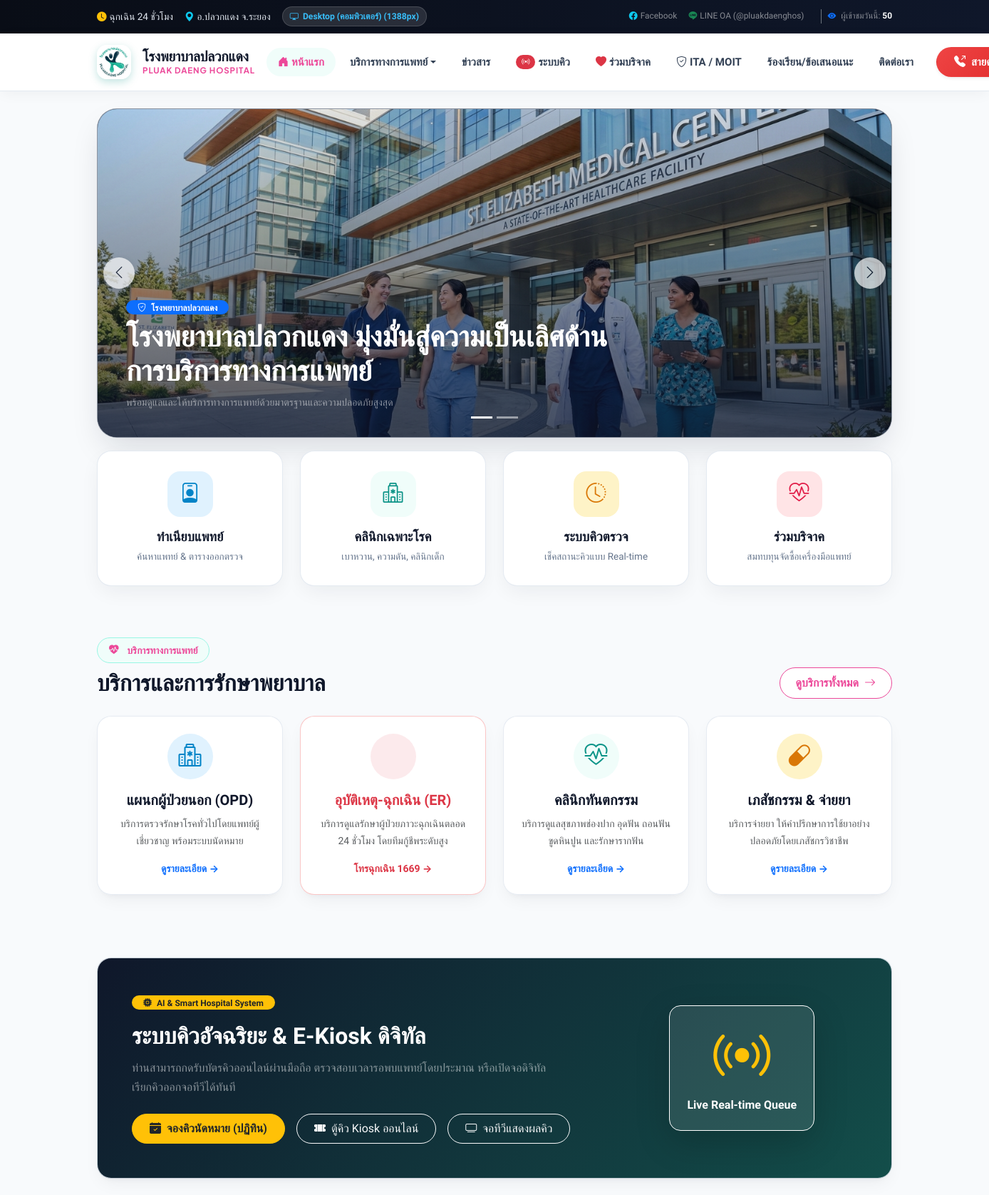
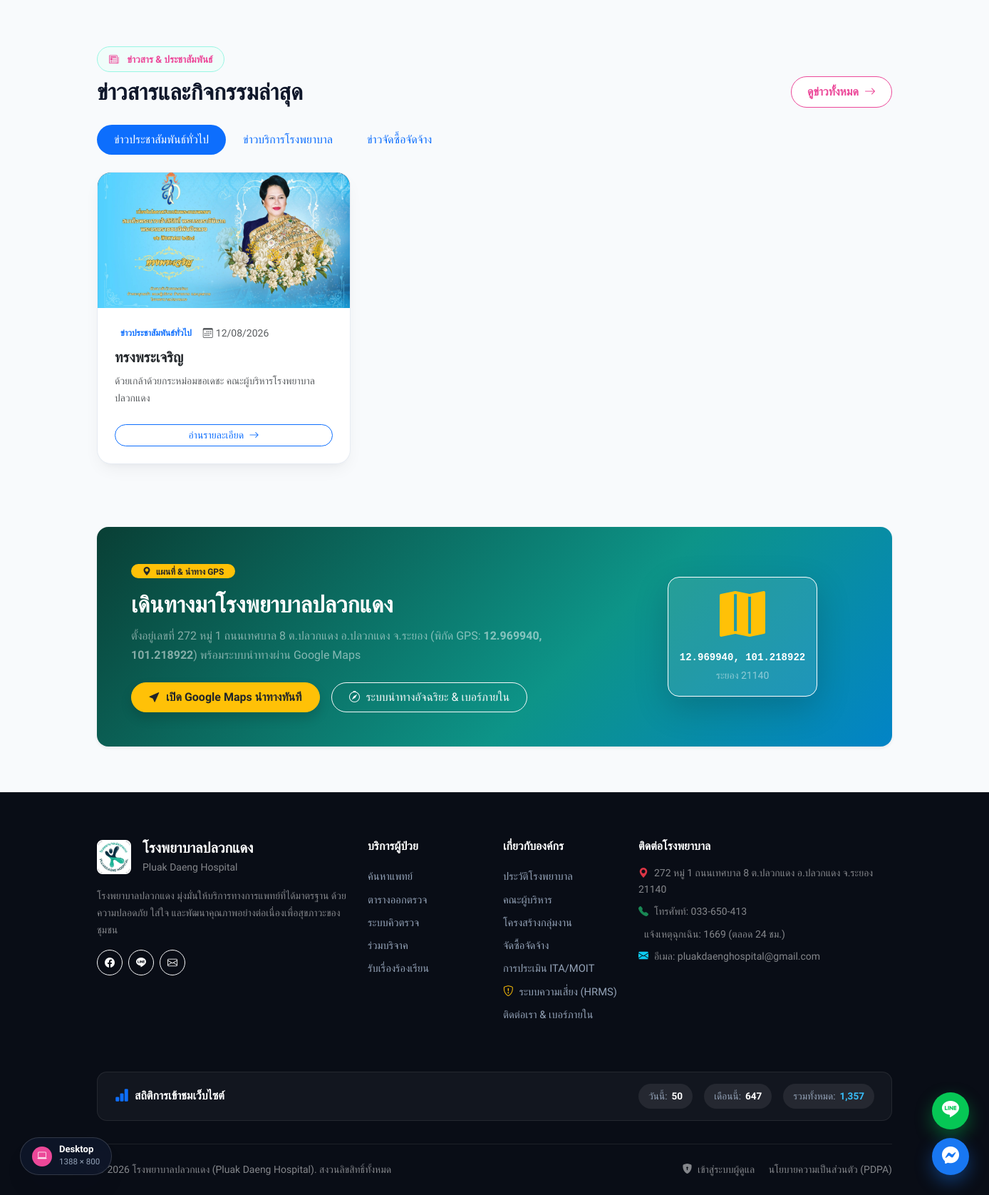
The page /public/index.php on the database its author committed (2 pictures, top to bottom).
### tables this page shows
CREATE TABLE `banners` (
  `id` int(11) NOT NULL AUTO_INCREMENT,
  `title` varchar(255) NOT NULL,
  `image_file` varchar(255) NOT NULL,
  `link` varchar(255) DEFAULT NULL,
  `sort_order` int(11) DEFAULT 0,
  `status` enum('active','inactive') DEFAULT 'active',
  `created_by` int(11) DEFAULT NULL,
  `created_at` timestamp NOT NULL DEFAULT current_timestamp(),
  `updated_at` timestamp NOT NULL DEFAULT current_timestamp() ON UPDATE current_timestamp(),
  PRIMARY KEY (`id`),
  KEY `created_by` (`created_by`),
  CONSTRAINT `banners_ibfk_1` FOREIGN KEY (`created_by`) REFERENCES `users` (`id`) ON DELETE SET NULL
);

CREATE TABLE `news` (
  `id` int(11) NOT NULL AUTO_INCREMENT,
  `title` varchar(255) NOT NULL,
  `slug` varchar(255) NOT NULL,
  `summary` text DEFAULT NULL,
  `content` longtext DEFAULT NULL,
  `cover_image` varchar(255) DEFAULT NULL,
  `pdf_file` varchar(255) DEFAULT NULL,
  `category` varchar(100) DEFAULT 'general',
  `status` enum('published','draft','archived') DEFAULT 'draft',
  `published_at` datetime DEFAULT NULL,
  `created_by` int(11) DEFAULT NULL,
  `created_at` timestamp NOT NULL DEFAULT current_timestamp(),
  `updated_at` timestamp NOT NULL DEFAULT current_timestamp() ON UPDATE current_timestamp(),
  `deleted_at` timestamp NULL DEFAULT NULL,
  PRIMARY KEY (`id`),
  UNIQUE KEY `slug` (`slug`),
  KEY `created_by` (`created_by`),
  CONSTRAINT `news_ibfk_1` FOREIGN KEY (`created_by`) REFERENCES `users` (`id`) ON DELETE SET NULL
);

### app/Views/home/index.php (the view, shortened to what the rows shown need)
<section class="hero-wrapper">
    <div class="container">
        <?php if(!empty($banners)): ?>
            <div class="hero-carousel-container mb-4">
                <div id="heroCarousel" class="carousel slide <?= ($slider_transition === 'fade') ? 'carousel-fade' : '' ?>" data-bs-ride="carousel" data-bs-interval="<?= htmlspecialchars($slider_interval ?? '5000') ?>">
                    <div class="carousel-indicators mb-3">
                        <?php foreach($banners as $index => $banner): ?>
                            <button type="button" data-bs-target="#heroCarousel" data-bs-slide-to="<?= $index ?>" class="<?= $index === 0 ? 'active' : '' ?>" aria-current="<?= $index === 0 ? 'true' : 'false' ?>" aria-label="Slide <?= $index + 1 ?>"></button>
                        <?php endforeach; ?>
                    </div>
                    <div class="carousel-inner">
                        <?php foreach($banners as $index => $banner): ?>
                            <div class="carousel-item <?= $index === 0 ? 'active' : '' ?>">
                                <?php if(!empty($banner->link)): ?>
                                    <a href="<?= htmlspecialchars($banner->link) ?>" class="d-block text-decoration-none">
                                <?php endif; ?>
                                <div class="banner-carousel-img" style="background-image: url('<?= URLROOT ?>/assets/images/banners/<?= $banner->image_file ?>');">
                                    <div class="banner-carousel-overlay">
                                        <div style="max-width: 700px;">
                                            <span class="badge bg-primary px-3 py-1 rounded-pill mb-2 fw-bold"><i class="bi bi-shield-check me-1"></i> โรงพยาบาลปลวกแดง</span>
                                            <h2 class="text-white fw-bold display-6 mb-2"><?= htmlspecialchars($banner->title) ?></h2>
                                            <p class="text-white-50 small mb-0 d-none d-md-block">พร้อมดูแลและให้บริการทางการแพทย์ด้วยมาตรฐานและความปลอดภัยสูงสุด</p>
                                        </div>
                                    </div>
                                </div>
                                <?php if(!empty($banner->link)): ?>
                                    </a>
                                <?php endif; ?>
                            </div>
                        <?php endforeach; ?>
                    </div>
                </div>
            </div>
        <?php endif; ?>
    </div>
</section>
<section class="py-4 mb-5">
    <div class="container">
        <div class="d-flex flex-column flex-md-row justify-content-between align-items-md-end mb-4">
            <div>
                <h2 class="section-title mb-0">บริการและการรักษาพยาบาล</h2>
            </div>
        </div>
    </div>
</section>
<section class="py-3 mb-5">
    <div class="container">
        <div class="glass-card p-4 p-md-5 position-relative overflow-hidden" style="background: linear-gradient(135deg, #0f172a, #134e4a); color: #ffffff;">
            <div class="row align-items-center g-4">
                <div class="col-lg-8">
                    <h2 class="fw-bold text-white mb-2">ระบบคิวอัจฉริยะ & E-Kiosk ดิจิทัล</h2>
                </div>
            </div>
        </div>
    </div>
</section>
<section class="py-4 mb-5">
    <div class="container">
        <div class="d-flex flex-column flex-md-row justify-content-between align-items-md-end mb-4">
            <div>
                <h2 class="section-title mb-0">ข่าวสารและกิจกรรมล่าสุด</h2>
            </div>
        </div>
        <?php if(!empty($newsByCategory)): ?>
            <div class="tab-content" id="newsTabContent">
                <?php $i = 0; foreach($newsByCategory as $slug => $cat): ?>
                    <div class="tab-pane fade <?= $i === 0 ? 'show active' : '' ?>" id="tab-<?= $slug ?>" role="tabpanel">
                        <div class="row g-4">
                            <?php if(empty($cat['items'])): ?>
                                <div class="col-12 text-center py-5 text-muted">
                                    <i class="bi bi-inbox fs-1 d-block mb-2 text-muted"></i>
                                    ยังไม่มีข่าวสารในหมวดหมู่นี้
                                </div>
                            <?php else: ?>
                                <?php foreach($cat['items'] as $newsItem): ?>
                                    <div class="col-md-6 col-lg-4">
                                        <div class="glass-card h-100 overflow-hidden d-flex flex-column justify-content-between">
                                            <div>
                                                <div style="height: 190px; background: #0f172a; overflow: hidden;">
                                                    <img src="<?= URLROOT ?>/assets/images/news/<?= !empty($newsItem->cover_image) ? $newsItem->cover_image : 'default-news.jpg' ?>" alt="<?= htmlspecialchars($newsItem->title) ?>" class="w-100 h-100" style="object-fit: cover; transition: transform 0.3s;" onmouseover="this.style.transform='scale(1.05)'" onmouseout="this.style.transform='scale(1)'" onerror="this.src='https://placehold.co/400x200?text=PDH+News'">
                                                </div>
                                                <div class="p-4">
                                                    <div class="d-flex align-items-center gap-2 mb-2">
                                                        <span class="badge bg-primary-light text-primary small px-2 py-1"><?= htmlspecialchars($cat['name']) ?></span>
                                                        <small class="text-muted"><i class="bi bi-calendar3 me-1"></i><?= date('d/m/Y', strtotime($newsItem->published_at ?? $newsItem->created_at)) ?></small>
                                                    </div>
                                                    <h5 class="fw-bold mb-2 text-dark" style="line-height: 1.4; display: -webkit-box; -webkit-line-clamp: 2; -webkit-box-orient: vertical; overflow: hidden;">
                                                        <?= htmlspecialchars($newsItem->title) ?>
                                                    </h5>
                                                    <p class="text-muted small mb-0" style="display: -webkit-box; -webkit-line-clamp: 2; -webkit-box-orient: vertical; overflow: hidden;">
                                                        <?= strip_tags($newsItem->summary ?: $newsItem->content) ?>
                                                    </p>
                                                </div>
                                            </div>
                                            <div class="p-4 pt-0">
                                                <a href="<?= URLROOT ?>/news/show/<?= $newsItem->slug ?: $newsItem->id ?>" class="btn btn-sm btn-outline-primary rounded-pill w-100">
                                                    อ่านรายละเอียด <i class="bi bi-arrow-right ms-1"></i>
                                                </a>
                                            </div>
                                        </div>
                                    </div>
                                <?php endforeach; ?>
                            <?php endif; ?>
                        </div>
                    </div>
                <?php $i++; endforeach; ?>
            </div>
        <?php endif; ?>
    </div>
</section>
<section class="py-3 mb-5">
    <div class="container">
        <div class="card border-0 shadow-sm rounded-4 overflow-hidden" style="background: linear-gradient(135deg, #093f35 0%, #0d9488 60%, #0284c7 100%);">
            <div class="card-body p-4 p-md-5 text-white">
                <div class="row align-items-center g-4">
                    <div class="col-lg-8">
                        <h2 class="fw-bold text-white mb-2">เดินทางมาโรงพยาบาลปลวกแดง</h2>
                    </div>
                </div>
            </div>
        </div>
    </div>
</section>

### rows shown on the page
banners: image_file (picture), title "โรงพยาบาลปลวกแดง มุ่งมั่นสู่ความเป็นเลิศด้านการบริการทางการแพทย์"
news: cover_image (picture), name "ข่าวประชาสัมพันธ์ทั่วไป", published_at "12/08/2026", title "ทรงพระเจริญ", strip_tags($newsItem->summary ?: $newsItem->content) "ด้วยเกล้าด้วยกระหม่อมขอเดชะ คณะผู้บริหารโรงพยาบาลปลวกแดง"

### other values the page prints
$lineOaId "@pluakdaenghos"
$visitStats['today'] "50"
$cat['name'] "ข่าวประชาสัมพันธ์ทั่วไป"
$cat['name'] "ข่าวบริการโรงพยาบาล"
$cat['name'] "ข่าวจัดซื้อจัดจ้าง"
$siteSettings['address'] "272 หมู่ 1 ถนนเทศบาล 8 ต.ปลวกแดง อ.ปลวกแดง จ.ระยอง 21140"
$siteSettings['telephone'] "033-650-413"
$siteSettings['email'] "pluakdaenghospital@gmail.com"
$visitStats['month'] "647"
$visitStats['total'] "1,357"
